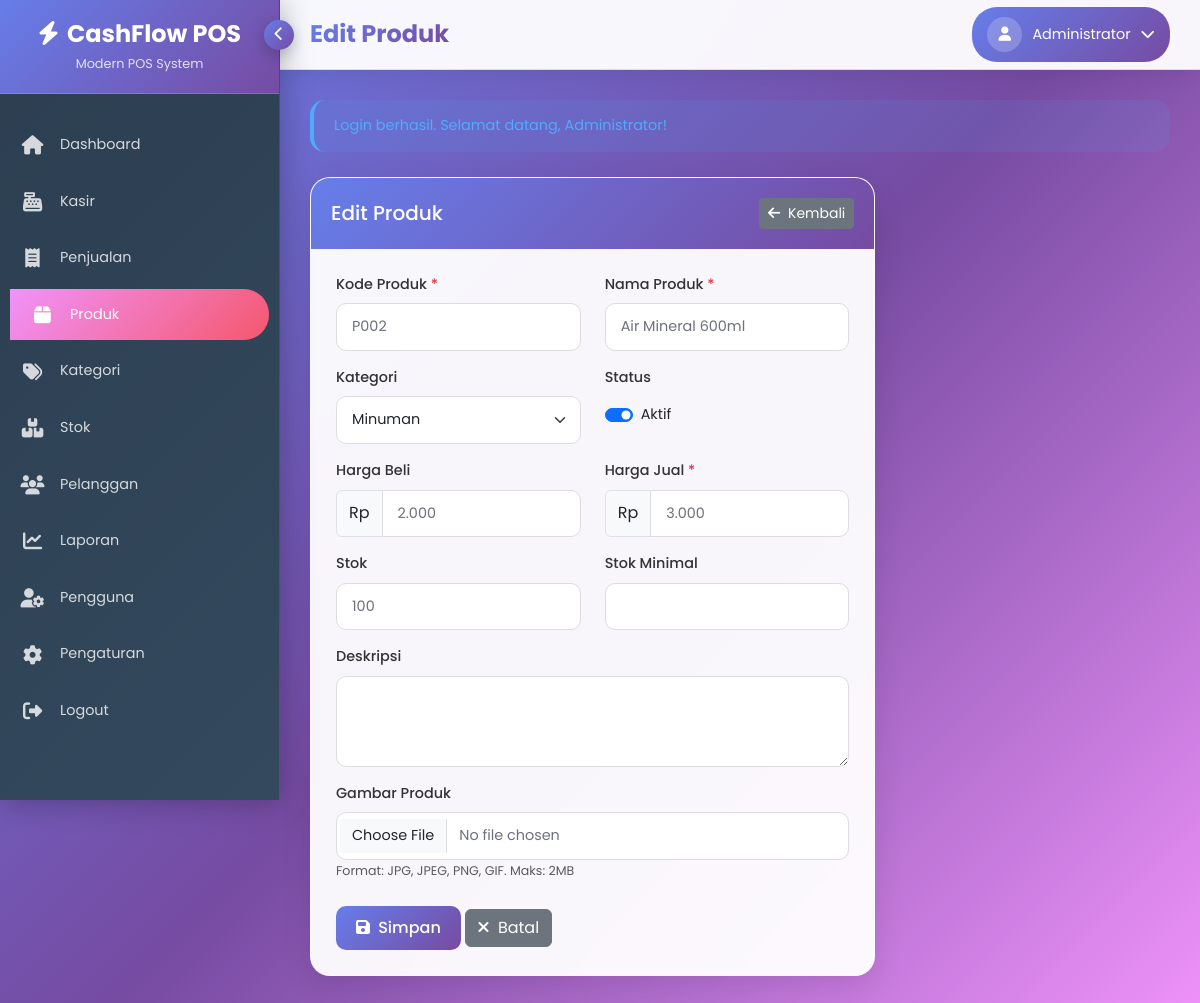
Page /produk/form.php?id=2 (signed in) on the committed database.
### tables this page shows
CREATE TABLE IF NOT EXISTS pengaturan (
    id INT AUTO_INCREMENT PRIMARY KEY,
    nama_toko VARCHAR(100) NOT NULL,
    alamat TEXT,
    no_telp VARCHAR(15),
    email VARCHAR(100),
    logo VARCHAR(255),
    footer_struk TEXT,
    pajak DECIMAL(5,2) DEFAULT 0,
    updated_at TIMESTAMP DEFAULT CURRENT_TIMESTAMP ON UPDATE CURRENT_TIMESTAMP
);

CREATE TABLE IF NOT EXISTS users (
    id INT AUTO_INCREMENT PRIMARY KEY,
    username VARCHAR(50) NOT NULL UNIQUE,
    password VARCHAR(255) NOT NULL,
    nama_lengkap VARCHAR(100) NOT NULL,
    role ENUM('admin', 'kasir') NOT NULL,
    email VARCHAR(100),
    no_telp VARCHAR(15),
    foto VARCHAR(255) DEFAULT 'default.jpg',
    status TINYINT(1) DEFAULT 1,
    created_at TIMESTAMP DEFAULT CURRENT_TIMESTAMP,
    updated_at TIMESTAMP DEFAULT CURRENT_TIMESTAMP ON UPDATE CURRENT_TIMESTAMP
);

CREATE TABLE IF NOT EXISTS produk (
    id INT AUTO_INCREMENT PRIMARY KEY,
    kode_produk VARCHAR(50) NOT NULL UNIQUE,
    nama_produk VARCHAR(100) NOT NULL,
    id_kategori INT,
    harga_beli DECIMAL(12,2) NOT NULL,
    harga_jual DECIMAL(12,2) NOT NULL,
    stok INT NOT NULL DEFAULT 0,
    satuan VARCHAR(20),
    gambar VARCHAR(255) DEFAULT 'default-product.jpg',
    deskripsi TEXT,
    status TINYINT(1) DEFAULT 1,
    created_at TIMESTAMP DEFAULT CURRENT_TIMESTAMP,
    updated_at TIMESTAMP DEFAULT CURRENT_TIMESTAMP ON UPDATE CURRENT_TIMESTAMP,
    FOREIGN KEY (id_kategori) REFERENCES kategori(id) ON DELETE SET NULL
);

CREATE TABLE IF NOT EXISTS kategori (
    id INT AUTO_INCREMENT PRIMARY KEY,
    nama_kategori VARCHAR(100) NOT NULL,
    deskripsi TEXT,
    created_at TIMESTAMP DEFAULT CURRENT_TIMESTAMP,
    updated_at TIMESTAMP DEFAULT CURRENT_TIMESTAMP ON UPDATE CURRENT_TIMESTAMP
);

### helpers/functions.php (called while the page is built, shortened)
<?php
function base_url($path = '') {
    return BASE_URL . $path;
}
function asset_url($path = '') {
    return base_url('assets/' . $path);
}

### config/database.php (called while the page is built, shortened)
<?php
try {
    $conn = new mysqli(DB_HOST, DB_USER, DB_PASS, DB_NAME);
    $conn->set_charset("utf8");
} catch (Exception $e) {
    die("Error: " . $e->getMessage());
}
function query($sql) {
    global $conn;
    $result = $conn->query($sql);
    if (strpos(strtoupper($sql), 'SELECT') === 0) {
        $data = [];
        while ($row = $result->fetch_assoc()) {
            $data[] = $row;
        }
        return $data;
    }
    return true;
}
function get_row($sql) {
    global $conn;
    $result = $conn->query($sql);
    return $result->fetch_assoc();
}

### config/config.php (called while the page is built, shortened)
<?php
require_once ROOT_PATH . 'config/database.php';
require_once ROOT_PATH . 'helpers/functions.php';
function is_admin() {
    return isset($_SESSION['user_role']) && $_SESSION['user_role'] === 'admin';
}
function get_flash_message() {
    if (isset($_SESSION['flash_message'])) {
        $flash = $_SESSION['flash_message'];
        return $flash;
    }
    return null;
}
function get_settings() {
    static $settings = null;
    if ($settings === null) {
        $result = get_row("SELECT * FROM pengaturan WHERE id = 1");
        $settings = $result ?: [];
    }
    return $settings;
}

### produk/form.php (the view, shortened to what this page needs)
<?php
require_once '../config/config.php';
$active_menu = 'produk';
$is_edit = isset($_GET['id']) && !empty($_GET['id']);
$id = $is_edit ? (int)$_GET['id'] : 0;
$page_title = $is_edit ? 'Edit Produk' : 'Tambah Produk';
$product = [];
if ($is_edit) {
    $product = get_row("SELECT * FROM produk WHERE id = $id");
}
$categories = query("SELECT * FROM kategori ORDER BY nama_kategori ASC");
include '../includes/header.php';
?>
<div class="row">
    <div class="col-lg-8">
        <div class="card mb-4">
            <div class="card-header d-flex justify-content-between align-items-center">
                <h5 class="mb-0"><?= $page_title ?></h5>
                <a href="<?= base_url('produk/') ?>" class="btn btn-secondary btn-sm">
                    <i class="fas fa-arrow-left me-1"></i> Kembali
                </a>
            </div>
            <div class="card-body">
                <form action="" method="post" enctype="multipart/form-data">
                    <div class="row mb-3">
                        <div class="col-md-6">
                            <label for="kode_produk" class="form-label">Kode Produk <span class="text-danger">*</span></label>
                            <input type="text" class="form-control" id="kode_produk" name="kode_produk" value="<?= $is_edit ? htmlspecialchars($product['kode_produk']) : '' ?>" required>
                        </div>
                        <div class="col-md-6">
                            <label for="nama_produk" class="form-label">Nama Produk <span class="text-danger">*</span></label>
                            <input type="text" class="form-control" id="nama_produk" name="nama_produk" value="<?= $is_edit ? htmlspecialchars($product['nama_produk']) : '' ?>" required>
                        </div>
                    </div>
                    <div class="row mb-3">
                        <div class="col-md-6">
                            <label for="id_kategori" class="form-label">Kategori</label>
                            <select class="form-select" id="id_kategori" name="id_kategori">
                                <?php foreach ($categories as $category): ?>
                                <option value="<?= $category['id'] ?>" <?= $is_edit && $product['id_kategori'] == $category['id'] ? 'selected' : '' ?>>
                                    <?= $category['nama_kategori'] ?>
                                </option>
                                <?php endforeach; ?>
                            </select>
                        </div>
                        <div class="col-md-6">
                            <label for="status" class="form-label">Status</label>
                            <div class="form-check form-switch mt-2">
                                <input class="form-check-input" type="checkbox" id="status" name="status" <?= !$is_edit || ($is_edit && $product['status'] == 1) ? 'checked' : '' ?>>
                                <label class="form-check-label" for="status">Aktif</label>
                            </div>
                        </div>
                    </div>
                    <div class="row mb-3">
                        <div class="col-md-6">
                            <label for="harga_beli" class="form-label">Harga Beli</label>
                            <div class="input-group">
                                <span class="input-group-text">Rp</span>
                                <input type="text" class="form-control currency" id="harga_beli" name="harga_beli" value="<?= $is_edit ? number_format($product['harga_beli'], 0, ',', '.') : '0' ?>">
                            </div>
                        </div>
                        <div class="col-md-6">
                            <label for="harga_jual" class="form-label">Harga Jual <span class="text-danger">*</span></label>
                            <div class="input-group">
                                <span class="input-group-text">Rp</span>
                                <input type="text" class="form-control currency" id="harga_jual" name="harga_jual" value="<?= $is_edit ? number_format($product['harga_jual'], 0, ',', '.') : '0' ?>" required>
                            </div>
                        </div>
                    </div>
                    <div class="row mb-3">
                        <div class="col-md-6">
                            <label for="stok" class="form-label">Stok</label>
                            <input type="number" class="form-control" id="stok" name="stok" value="<?= $is_edit ? $product['stok'] : '0' ?>" min="0">
                        </div>
                        <div class="col-md-6">
                            <label for="stok_min" class="form-label">Stok Minimal</label>
                            <input type="number" class="form-control" id="stok_min" name="stok_min" value="<?= $is_edit ? $product['stok_min'] : '0' ?>" min="0">
                        </div>
                    </div>
                    <div class="mb-3">
                        <label for="deskripsi" class="form-label">Deskripsi</label>
                        <textarea class="form-control" id="deskripsi" name="deskripsi" rows="3"><?= $is_edit ? htmlspecialchars($product['deskripsi']) : '' ?></textarea>
                    </div>
                    <div class="mb-3">
                        <label for="gambar" class="form-label">Gambar Produk</label>
                        <input type="file" class="form-control" id="gambar" name="gambar" accept="image/*">
                        <small class="text-muted">Format: JPG, JPEG, PNG, GIF. Maks: 2MB</small>
                    </div>
                    <div class="mt-4">
                        <button type="submit" class="btn btn-primary">
                            <i class="fas fa-save me-1"></i> Simpan
                        </button>
                        <a href="<?= base_url('produk/') ?>" class="btn btn-secondary">
                            <i class="fas fa-times me-1"></i> Batal
                        </a>
                    </div>
                </form>
            </div>
        </div>
    </div>
</div>
<?php
include '../includes/footer.php';
?>

### includes/header.php (shortened to what this page needs)
<?php
$user_id = $_SESSION['user_id'];
$user = get_row("SELECT * FROM users WHERE id = '$user_id'");
$settings = get_settings();
$flash_message = get_flash_message();
?>
<!DOCTYPE html>
<html lang="id">
<head>
    <link href="https://cdn.jsdelivr.net/npm/bootstrap@5.3.0/dist/css/bootstrap.min.css" rel="stylesheet">
    <link href="https://cdnjs.cloudflare.com/ajax/libs/font-awesome/6.4.0/css/all.min.css" rel="stylesheet">
    <link href="https://cdn.datatables.net/1.13.4/css/dataTables.bootstrap5.min.css" rel="stylesheet">
    <link href="https://cdn.jsdelivr.net/npm/select2@4.1.0-rc.0/dist/css/select2.min.css" rel="stylesheet">
    <link href="https://cdn.jsdelivr.net/npm/select2-bootstrap-5-theme@1.3.0/dist/select2-bootstrap-5-theme.min.css" rel="stylesheet">
    <link href="<?= asset_url('css/style.css') ?>" rel="stylesheet">
</head>
<body>
    <div class="sidebar" id="sidebar">
        <button class="sidebar-toggle" onclick="toggleSidebar()">
            <i class="fas fa-chevron-left" id="toggleIcon"></i>
        </button>
        <div class="sidebar-header">
            <h3><i class="fas fa-bolt me-2"></i><?= $settings['nama_toko'] ?? 'CashFlow' ?></h3>
            <div class="subtitle">Modern POS System</div>
        </div>
        <ul class="sidebar-menu">
            <li>
                <a href="<?= base_url('dashboard.php') ?>" class="<?= $active_menu === 'dashboard' ? 'active' : '' ?>">
                    <i class="fas fa-home"></i>
                    <span class="menu-text">Dashboard</span>
                </a>
            </li>
            <li>
                <a href="<?= base_url('transaksi/index.php') ?>" class="<?= $active_menu === 'transaksi' ? 'active' : '' ?>">
                    <i class="fas fa-cash-register"></i>
                    <span class="menu-text">Kasir</span>
                </a>
            </li>
            <li>
                <a href="<?= base_url('penjualan/index.php') ?>" class="<?= $active_menu === 'penjualan' ? 'active' : '' ?>">
                    <i class="fas fa-receipt"></i>
                    <span class="menu-text">Penjualan</span>
                </a>
            </li>
            <li>
                <a href="<?= base_url('produk/index.php') ?>" class="<?= $active_menu === 'produk' ? 'active' : '' ?>">
                    <i class="fas fa-box"></i>
                    <span class="menu-text">Produk</span>
                </a>
            </li>
            <li>
                <a href="<?= base_url('kategori/index.php') ?>" class="<?= $active_menu === 'kategori' ? 'active' : '' ?>">
                    <i class="fas fa-tags"></i>
                    <span class="menu-text">Kategori</span>
                </a>
            </li>
            <li>
                <a href="<?= base_url('stok/index.php') ?>" class="<?= $active_menu === 'stok' ? 'active' : '' ?>">
                    <i class="fas fa-boxes"></i>
                    <span class="menu-text">Stok</span>
                </a>
            </li>
            <li>
                <a href="<?= base_url('pelanggan/index.php') ?>" class="<?= $active_menu === 'pelanggan' ? 'active' : '' ?>">
                    <i class="fas fa-users"></i>
                    <span class="menu-text">Pelanggan</span>
                </a>
            </li>
            <li>
                <a href="<?= base_url('laporan/index.php') ?>" class="<?= $active_menu === 'laporan' ? 'active' : '' ?>">
                    <i class="fas fa-chart-line"></i>
                    <span class="menu-text">Laporan</span>
                </a>
            </li>
            <?php if (is_admin()): ?>
            <li>
                <a href="<?= base_url('users/index.php') ?>" class="<?= $active_menu === 'users' ? 'active' : '' ?>">
                    <i class="fas fa-user-cog"></i>
                    <span class="menu-text">Pengguna</span>
                </a>
            </li>
            <li>
                <a href="<?= base_url('pengaturan/index.php') ?>" class="<?= $active_menu === 'pengaturan' ? 'active' : '' ?>">
                    <i class="fas fa-cog"></i>
                    <span class="menu-text">Pengaturan</span>
                </a>
            </li>
            <?php endif; ?>
            <li>
                <a href="<?= base_url('auth/logout.php') ?>" onclick="return confirm('Apakah Anda yakin ingin logout?')">
                    <i class="fas fa-sign-out-alt"></i>
                    <span class="menu-text">Logout</span>
                </a>
            </li>
        </ul>
    </div>
    <div class="main-content" id="mainContent">
        <div class="topbar">
            <div class="topbar-left">
                <h4><?= $page_title ?? 'Dashboard' ?></h4>
            </div>
            <div class="topbar-right">
                <div class="profile-dropdown">
                    <button class="profile-btn" onclick="window.location.href='<?= base_url('profile.php') ?>'">
                        <div class="profile-avatar">
                            <?php if (!empty($user['foto']) && $user['foto'] !== 'default.jpg'): ?>
                            <img src="<?= upload_url('users/' . $user['foto']) ?>" alt="<?= $user['nama_lengkap'] ?>" class="img-fluid" style="width: 35px; height: 35px; border-radius: 50%; object-fit: cover;">
                            <?php else: ?>
                            <i class="fas fa-user"></i>
                            <?php endif; ?>
                        </div>
                        <span><?= $user['nama_lengkap'] ?></span>
                        <i class="fas fa-chevron-down"></i>
                    </button>
                </div>
            </div>
        </div>
        <div class="dashboard-content">
            <?php if ($flash_message): ?>
            <div class="alert alert-<?= $flash_message['type'] ?>">
                <?= $flash_message['message'] ?>
            </div>
            <?php endif; ?>

### rows in the picture
pengaturan: nama_toko "CashFlow POS"
users: nama_lengkap "Administrator"
produk: kode_produk "P002", nama_produk "Air Mineral 600ml", id_kategori "Minuman", status "☑", harga_beli "2.000", harga_jual "3.000", stok "100"

### other values in the picture
$page_title "Edit Produk"
$flash_message['message'] "Login berhasil. Selamat datang, Administrator!"
